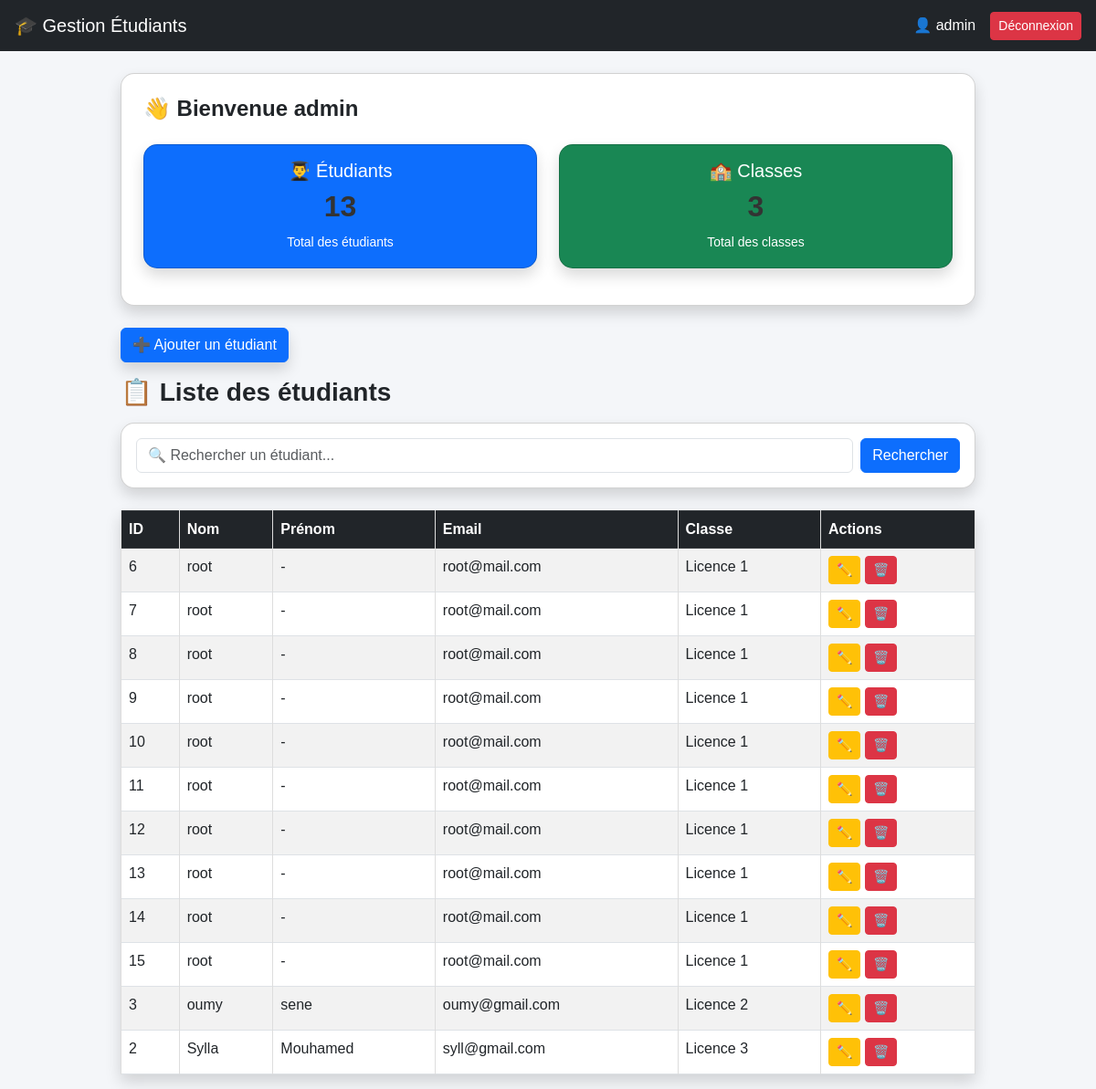
/index.php?page=dashboard (signed in), run on the app's committed database.
### tables this page shows
CREATE TABLE `etudiants` (
  `id` int(11) NOT NULL,
  `nom` varchar(100) DEFAULT NULL,
  `prenom` varchar(100) DEFAULT NULL,
  `email` varchar(100) DEFAULT NULL,
  `classe_id` int(11) DEFAULT NULL,
  `user_id` int(11) DEFAULT NULL
);

CREATE TABLE `classes` (
  `id` int(11) NOT NULL,
  `nom_classe` varchar(100) DEFAULT NULL
);

### views/etudiants/index.php (the view, shortened to what this page needs)
<?php
require_once '../views/layout/header.php';
$search = $_GET['search'] ?? '';
$sql = "SELECT etudiants.*, classes.nom_classe
        FROM etudiants
        JOIN classes ON etudiants.classe_id = classes.id";
if (!empty($search)) {
    $sql .= " WHERE etudiants.nom LIKE :search
              OR etudiants.prenom LIKE :search
              OR etudiants.email LIKE :search";
    $stmt = $pdo->prepare($sql);
    $stmt->execute(['search' => "%$search%"]);
} else {
    $stmt = $pdo->query($sql);
}
$totalEtudiants = $pdo->query("SELECT COUNT(*) FROM etudiants")->fetchColumn();
$totalClasses = $pdo->query("SELECT COUNT(*) FROM classes")->fetchColumn();
?>
<div class="card shadow p-4 mb-4">
    <div class="d-flex justify-content-between align-items-center mb-4">
        <h4 class="mb-0">
            👋 Bienvenue <?= htmlspecialchars($_SESSION['user']['username']); ?>
        </h4>
    </div>
    <div class="row text-center">
        <div class="col-md-6 mb-3">
            <div class="card bg-primary text-white shadow h-100">
                <div class="card-body">
                    <h5>👨‍🎓 Étudiants</h5>
                    <h2><?= $totalEtudiants ?></h2>
                    <small>Total des étudiants</small>
                </div>
            </div>
        </div>
        <div class="col-md-6 mb-3">
            <div class="card bg-success text-white shadow h-100">
                <div class="card-body">
                    <h5>🏫 Classes</h5>
                    <h2><?= $totalClasses ?></h2>
                    <small>Total des classes</small>
                </div>
            </div>
        </div>
    </div>
</div>
<?php if ($_SESSION['user']['role'] == 'admin'): ?>
<div class="mb-3">
    <a href="index.php?page=create" class="btn btn-primary shadow">
        ➕ Ajouter un étudiant
    </a>
</div>
<?php endif; ?>
<h3 class="mb-3">📋 Liste des étudiants</h3>
<div class="card p-3 shadow mb-4">
    <form method="GET" class="d-flex">
        <input type="text" name="search" class="form-control me-2"
               placeholder="🔍 Rechercher un étudiant..."
               value="<?= htmlspecialchars($search) ?>">
        <button class="btn btn-primary">Rechercher</button>
    </form>
</div>
<table class="table table-bordered table-striped shadow">
    <thead class="table-dark">
        <tr>
            <th>ID</th>
            <th>Nom</th>
            <th>Prénom</th>
            <th>Email</th>
            <th>Classe</th>
            <th>Actions</th>
        </tr>
    </thead>
    <tbody>
<?php
while ($etudiant = $stmt->fetch()) {
?>
    <tr>
        <td><?= $etudiant['id'] ?></td>
        <td><?= htmlspecialchars($etudiant['nom']) ?></td>
        <td><?= htmlspecialchars($etudiant['prenom']) ?></td>
        <td><?= htmlspecialchars($etudiant['email']) ?></td>
        <td><?= $etudiant['nom_classe'] ?></td>
        <td>
            <?php if ($_SESSION['user']['role'] == 'admin'): ?>
                <a href="index.php?page=edit&id=<?= $etudiant['id'] ?>" class="btn btn-warning btn-sm">✏️</a>
                <a href="index.php?page=delete&id=<?= $etudiant['id'] ?>" class="btn btn-danger btn-sm" onclick="return confirm('Supprimer ?')">🗑️</a>
            <?php else: ?>
                <span class="text-muted">👁️ Lecture seule</span>
            <?php endif; ?>
        </td>
    </tr>
<?php
}
?>
    </tbody>
</table>
<?php require_once '../views/layout/footer.php'; ?>

### public/index.php (shortened to what this page needs)
<?php
require_once '../config/config.php';
$page = $_GET['page'] ?? 'login';
switch ($page) {
    case 'dashboard':
        require_once '../views/etudiants/index.php';
        break;
}

### views/layout/header.php (shortened to what this page needs)
<!DOCTYPE html>
<html>
<head>
    <link href="https://cdn.jsdelivr.net/npm/bootstrap@5.3.0/dist/css/bootstrap.min.css" rel="stylesheet">
    <link rel="stylesheet" href="../assets/css/style.css">
</head>
<body>
<nav class="navbar navbar-dark bg-dark px-3">
    <span class="navbar-brand">🎓 Gestion Étudiants</span>
    <?php if (isset($_SESSION['user'])): ?>
        <div class="d-flex align-items-center">
            <span class="text-white me-3">
                👤 <?= htmlspecialchars($_SESSION['user']['username']) ?>
            </span>
            <a href="index.php?page=logout" class="btn btn-danger btn-sm">
                Déconnexion
            </a>
        </div>
    <?php endif; ?>
</nav>
<div class="container mt-4">

### views/layout/footer.php (shortened to what this page needs)
</div>
</body>
</html>

### assets/css/style.css (style rules this page uses)
body { font-family: Arial; background: #f4f6f9; margin: 0; }
.container { width: 80%; margin: auto; margin-top: 40px; }
h2 { color: #333; }
a { text-decoration: none; color: white; background: #007bff; padding: 8px 12px; border-radius: 5px; }
table { width: 100%; border-collapse: collapse; background: white; }
table th, table td { padding: 10px; border: 1px solid #ddd; }
button { background: green; color: white; border: none; padding: 10px; cursor: pointer; }
.card { border-radius: 15px; }
h2, h3, h4 { font-weight: 600; }

### data on the page
etudiants: id "6", nom "root", prenom "-", email "root@mail.com", classe.nom_classe "Licence 1"
etudiants: id "7", nom "root", prenom "-", email "root@mail.com", classe.nom_classe "Licence 1"
etudiants: id "8", nom "root", prenom "-", email "root@mail.com", classe.nom_classe "Licence 1"
etudiants: id "9", nom "root", prenom "-", email "root@mail.com", classe.nom_classe "Licence 1"
etudiants: id "10", nom "root", prenom "-", email "root@mail.com", classe.nom_classe "Licence 1"
etudiants: id "11", nom "root", prenom "-", email "root@mail.com", classe.nom_classe "Licence 1"
etudiants: id "12", nom "root", prenom "-", email "root@mail.com", classe.nom_classe "Licence 1"
etudiants: id "13", nom "root", prenom "-", email "root@mail.com", classe.nom_classe "Licence 1"
etudiants: id "14", nom "root", prenom "-", email "root@mail.com", classe.nom_classe "Licence 1"
etudiants: id "15", nom "root", prenom "-", email "root@mail.com", classe.nom_classe "Licence 1"
etudiants: id "3", nom "oumy", prenom "sene", email "oumy@gmail.com", classe.nom_classe "Licence 2"
etudiants: id "2", nom "Sylla", prenom "Mouhamed", email "syll@gmail.com", classe.nom_classe "Licence 3"

### other printed values
$_SESSION['user']['username'] "admin"
$totalEtudiants "13"
$totalClasses "3"
